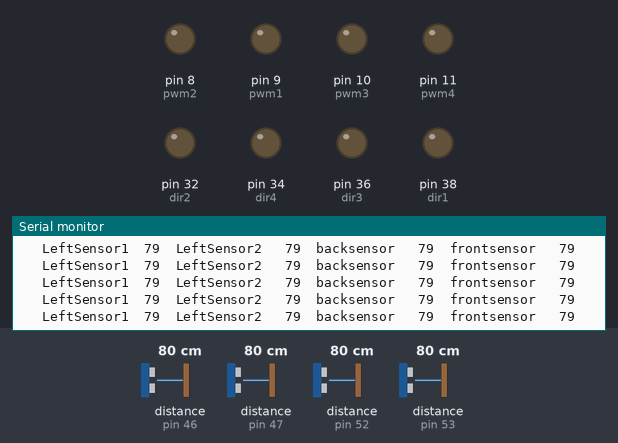
The sketch below on a simulated Arduino Mega 2560, built with avr-gcc and run on an emulated ATmega2560. Parts: output pins drawn as LEDs (lit = HIGH), the last lines printed to the serial monitor. Wiring (inferred from the names in the program): 4 × ultrasonic range finder: trigger pin 48, echo pin 46 / trigger pin 49, echo pin 47 / trigger pin 50, echo pin 52 / trigger pin 51, echo pin 53. The inputs (shaded band) are chosen by the test bench; at power-on: distance to the obstacle (sensors on pin 46, pin 47, pin 52, pin 53) 80 cm. The echo pulse lasts 58.3 µs per cm; pins used as bus, display or sensor lines are not drawn.

Above: at 1.2 s.
1.3 s: distance to the obstacle (sensor on pin 46) set to 2 cm
At 1.49 s:
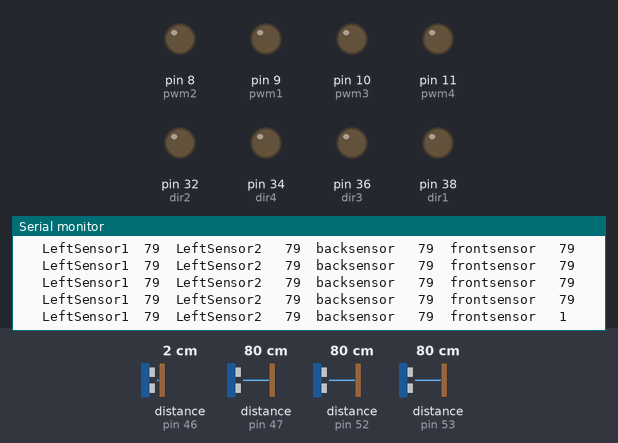
4.3 s: distance to the obstacle (sensor on pin 47) set to 2 cm
At 4.34 s:
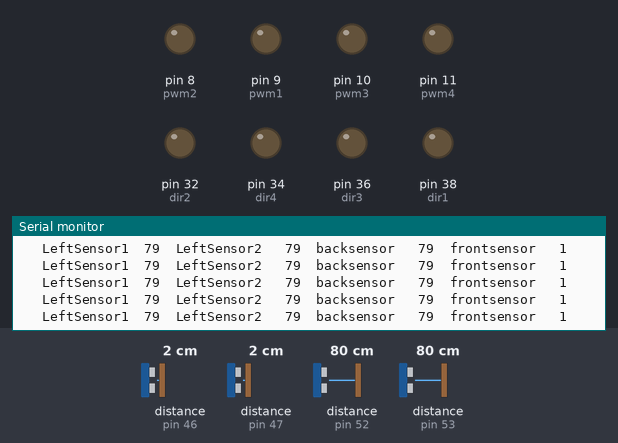
7.3 s: distance to the obstacle (sensor on pin 52) set to 2 cm
At 7.3 s:
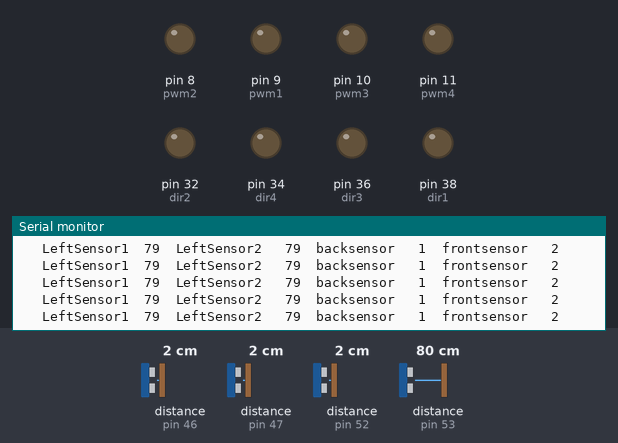
10.3 s: distance to the obstacle (sensor on pin 53) set to 2 cm
At 10.3 s:
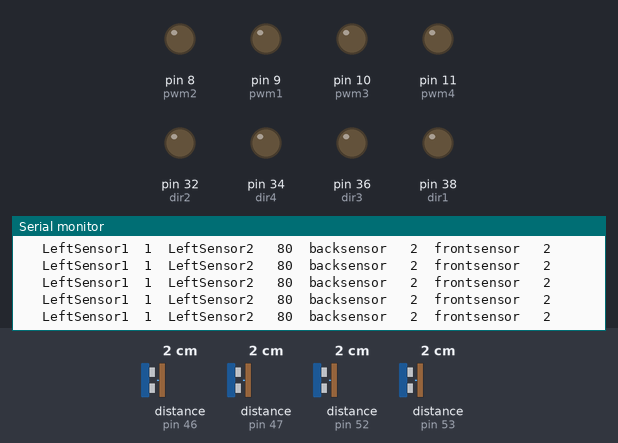
13.3 s: distance to the obstacle (sensor on pin 46) set to 18 cm
At 13.33 s:
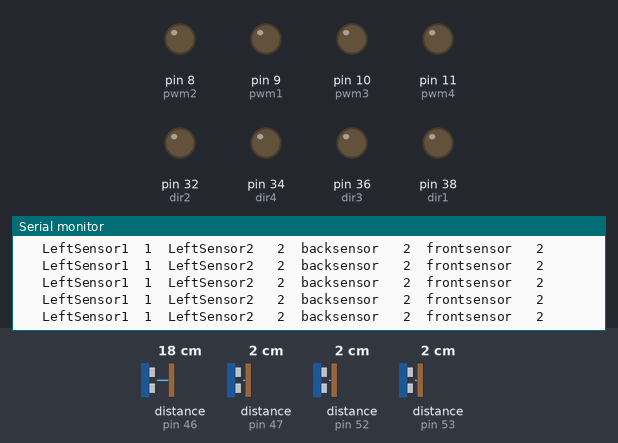
16.3 s: distance to the obstacle (sensor on pin 47) set to 18 cm
At 16.32 s:
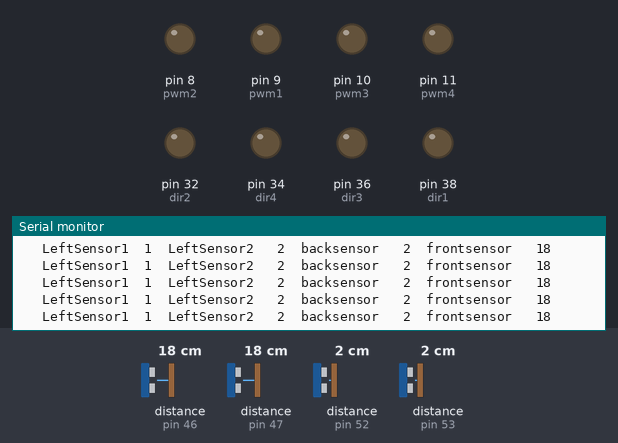
Timing chart, 0 to 19.3 s (numbered marks = the images above; inputs shaded):
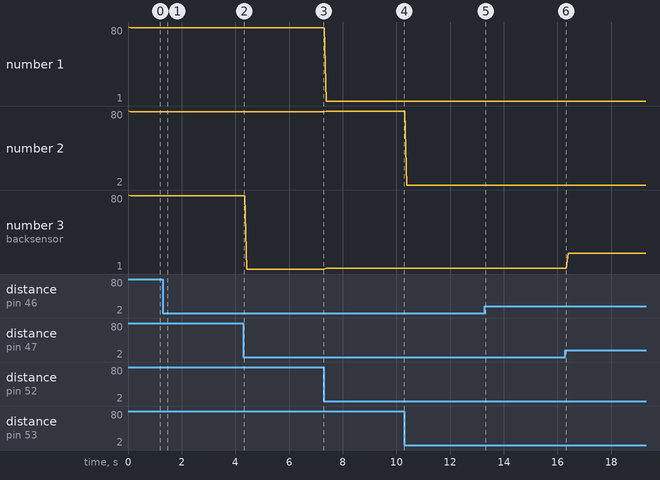

Measured:
- after the input at 1.3 s, the serial monitor: prints a new line after 0.13 s (image 1)
- plotted number 2: 79 → 80 after the input at 7.3 s

The sketch:

March30.ino
```cpp
int trigPin1 = 50;
int echoPin1 = 52;
int trigPin2 = 51;
int echoPin2 = 53;
int trigPin3 = 49;
int echoPin3 = 47;
int trigPin4 = 48;
int echoPin4 = 46;

int dir1 = 38, dir2 = 32, dir3 = 36, dir4 = 34;
int pwm1 = 9, pwm2 = 8, pwm3 = 10 , pwm4 = 11;


int lastback, backsensor, errorback, ls1, ls2, avgls, err = 0;
double pulse, inches, cm, distance, duration;
int frontsensor;
int lasterrorls = 0, totalerrorls = 0;
int lastl1 = 0, lastl2 = 0, lastls = 0, errorls;
int sp1 = 100, sp2 = 140;
float kp = 3.8, kd = 2.3 , ki = 0.3;
float p = 0, i = 0, d = 0, pid = 0;

int flag = 0;

void setup()
{
  Serial.begin(9600);

  pinMode(trigPin1 , OUTPUT);
  pinMode(echoPin1, INPUT);
  pinMode(trigPin2, OUTPUT);
  pinMode(echoPin2, INPUT);
  pinMode(trigPin3, OUTPUT);
  pinMode(echoPin3, INPUT);
  pinMode(trigPin4, OUTPUT);
  pinMode(echoPin4, INPUT);

  pinMode(pwm1, OUTPUT);
  pinMode(dir1, OUTPUT);
  pinMode(pwm2, OUTPUT);
  pinMode(dir2, OUTPUT);
  pinMode(pwm3, OUTPUT);
  pinMode(dir3, OUTPUT);
  pinMode(pwm4, OUTPUT);
  pinMode(dir4, OUTPUT);

}

void loop() {
  // ********************************************************************

  SonarSensor(trigPin1, echoPin1);
  ls1 = distance;
  SonarSensor(trigPin2, echoPin2);
  ls2 = distance;
  SonarSensor(trigPin3, echoPin3);
  backsensor = distance;
  SonarSensor(trigPin4, echoPin4);
  frontsensor = distance;

  Serial.print("   LeftSensor1  ");
  Serial.print(ls1);
  Serial.print("  LeftSensor2   ");
  Serial.print(ls2);
  Serial.print("  backsensor   "  );
  Serial.print(backsensor);
  Serial.print("  frontsensor   "  );
  Serial.println(frontsensor);
  Serial.println("");


}
void SonarSensor(int trigPin, int echoPin)
{


  digitalWrite(trigPin, LOW);
  delayMicroseconds(2);
  digitalWrite(trigPin, HIGH);
  delayMicroseconds(10);
  digitalWrite(trigPin, LOW);
  duration = pulseIn(echoPin, HIGH);
  distance = (duration / 2) / 29.1;

}
```
